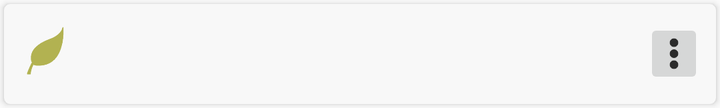
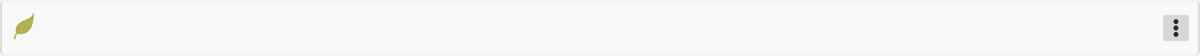

Compare how this app lays out the same screen by default and in its alternative resource folder. The renders come first, then the two layout files and the values they reference.
<!-- AndroidManifest.xml: application theme AppTheme -->
<!-- res/layout/wordcard.xml -->
<?xml version="1.0" encoding="utf-8"?>
<android.support.v7.widget.CardView
    xmlns:android="http://schemas.android.com/apk/res/android"
    xmlns:card_view="http://schemas.android.com/apk/res-auto"
    xmlns:app="http://schemas.android.com/apk/res-auto"
    android:layout_width="match_parent"
    android:layout_height="wrap_content"
    android:id="@+id/wordCV"
    android:layout_margin="2dp"
    card_view:cardBackgroundColor="@color/cardviewItem"
    card_view:cardCornerRadius="3dp"
    card_view:cardElevation="2dp"
    card_view:contentPadding="6dp"
    android:foreground="?android:attr/selectableItemBackground"
    android:clickable="true"
    >

    <RelativeLayout
        android:layout_width="match_parent"
        android:layout_height="match_parent">
        <ImageView
            android:id="@+id/img"
            android:src="@drawable/ic_green2"
            android:layout_width="30dp"
            android:layout_height="35dp" />

        <RelativeLayout
            android:layout_width="match_parent"
            android:layout_height="wrap_content"
            android:layout_toRightOf="@+id/img"
            android:layout_centerVertical="true"
            android:id="@+id/rl1">

            <TextView
                android:layout_width="match_parent"
                android:layout_height="wrap_content"
                android:textSize="20sp"
                android:maxLines="1"
                android:id="@+id/wordValue"
                android:textColor="@color/darkFore1"
                />

            <TextView
                android:layout_width="match_parent"
                android:layout_height="wrap_content"
                android:textSize="8sp"
                android:maxLines="1"
                android:id="@+id/sourceListName"
                android:layout_below="@id/wordValue"
                android:textColor="@color/darkFore2"
                />


        </RelativeLayout>

        <ImageButton
            android:id="@+id/moreBtn"
            android:padding="4dp"
            android:src="@drawable/more"
            android:scaleType="fitCenter"
            android:layout_alignParentEnd="true"
            android:layout_centerInParent="true"
            android:layout_width="30dp"
            android:layout_height="35dp"
            android:tint="@color/darkFore1"
            />

    </RelativeLayout>

</android.support.v7.widget.CardView>
<!-- resources referenced by this layout -->
<resources>
  <color name="cardviewItem">#f8f8f8</color>
  <color name="darkFore1">#2B2B2B</color>
  <color name="darkFore2">#323232</color>
  <!-- drawable ic_green2: png bitmap (drawable, 2157 bytes) -->
  <!-- drawable more: png bitmap (drawable, 825 bytes) -->
  <style name="AppTheme" parent="Theme.AppCompat.Light.DarkActionBar">
          <item name="android:textColorSecondary">@color/darkFore4</item>
          <item name="android:textColorPrimary">@color/darkFore1</item>
          <item name="android:textColor">@color/darkFore1</item>
          <item name="android:titleTextStyle">@color/darkFore1</item>
          <item name="android:itemBackground">@color/darkBack1</item>
          <item name="colorPrimary">@color/colorPrimary</item>
          <item name="colorPrimaryDark">@color/colorPrimaryDark</item>
          <item name="colorAccent">@color/colorAccent</item>
          <item name="actionBarTheme">@color/darkFore1</item>
          <item name="android:textColorHint">@color/hintColor</item>
          <item name="android:popupMenuStyle">@color/darkBack1</item>
          <item name="colorControlHighlight">@color/ripple</item>
          <item name="android:scrollbarThumbVertical">@android:color/darker_gray</item>
          <item name="android:scrollbarSize">4dp</item>
          <item name="android:actionButtonStyle">@style/myActionButtonStyle</item>
          <item name="actionButtonStyle">@style/myActionButtonStyle</item>
      </style>
  <color name="darkFore4">#BDCBDA</color>
  <color name="darkBack1">#E3DAC9</color>
  <color name="colorPrimary">#003700</color>
  <color name="colorPrimaryDark">#002000</color>
  <color name="colorAccent">#002800</color>
  <color name="hintColor">#5A6877</color>
  <color name="ripple">#65808080</color>
  <style name="myActionButtonStyle" parent="Widget.AppCompat.ActionButton">
          <item name="android:minWidth">10dp</item>
          <item name="android:maxWidth">50dp</item>
          <item name="android:paddingStart">@dimen/action_button_padding</item>
          <item name="android:paddingEnd">@dimen/action_button_padding</item>
      </style>
  <dimen name="action_button_padding">6dp</dimen>
</resources>
<!-- res/layout-xlarge/wordcard.xml (the repository's variant of the layout above) -->
<!-- drawn on a large tablet held sideways -->
<?xml version="1.0" encoding="utf-8"?>
<android.support.v7.widget.CardView
    xmlns:android="http://schemas.android.com/apk/res/android"
    xmlns:card_view="http://schemas.android.com/apk/res-auto"
    xmlns:app="http://schemas.android.com/apk/res-auto"
    android:layout_width="match_parent"
    android:layout_height="wrap_content"
    android:id="@+id/wordCV"
    android:layout_margin="2dp"
    card_view:cardBackgroundColor="@color/cardviewItem"
    card_view:cardCornerRadius="3dp"
    card_view:cardElevation="2dp"
    card_view:contentPadding="6dp"
    android:foreground="?android:attr/selectableItemBackground"
    android:clickable="true"
    >

    <RelativeLayout
        android:layout_width="match_parent"
        android:layout_height="match_parent">
        <ImageView
            android:id="@+id/img"
            android:src="@drawable/ic_green2"
            android:layout_width="35dp"
            android:layout_height="40dp" />

        <RelativeLayout
            android:layout_width="match_parent"
            android:layout_height="wrap_content"
            android:layout_toRightOf="@+id/img"
            android:layout_centerVertical="true"
            android:id="@+id/rl1">

            <TextView
                android:layout_width="match_parent"
                android:layout_height="wrap_content"
                android:textSize="24sp"
                android:maxLines="1"
                android:id="@+id/wordValue"
                android:textColor="@color/darkFore1"
                />

            <TextView
                android:layout_width="match_parent"
                android:layout_height="wrap_content"
                android:textSize="8sp"
                android:maxLines="1"
                android:id="@+id/sourceListName"
                android:layout_below="@id/wordValue"
                android:textColor="@color/darkFore2"
                />


        </RelativeLayout>

        <android.support.v7.widget.AppCompatImageButton
            android:id="@+id/moreBtn"
            android:padding="4dp"
            android:src="@drawable/more"
            android:scaleType="fitCenter"
            android:layout_alignParentEnd="true"
            android:layout_centerInParent="true"
            android:layout_width="35dp"
            android:layout_height="40dp"
            android:tint="@color/darkFore1"
            />

    </RelativeLayout>

</android.support.v7.widget.CardView>
<!-- resources referenced by the variant -->
<!-- as a large tablet held sideways resolves them -->
<resources>
  <color name="cardviewItem">#f8f8f8</color>
  <color name="darkFore1">#2B2B2B</color>
  <color name="darkFore2">#323232</color>
  <!-- drawable ic_green2: png bitmap (drawable, 2157 bytes) -->
  <!-- drawable more: png bitmap (drawable, 825 bytes) -->
  <style name="AppTheme" parent="Theme.AppCompat.Light.DarkActionBar">
          <item name="android:textColorSecondary">@color/darkFore4</item>
          <item name="android:textColorPrimary">@color/darkFore1</item>
          <item name="android:textColor">@color/darkFore1</item>
          <item name="android:titleTextStyle">@color/darkFore1</item>
          <item name="android:itemBackground">@color/darkBack1</item>
          <item name="colorPrimary">@color/colorPrimary</item>
          <item name="colorPrimaryDark">@color/colorPrimaryDark</item>
          <item name="colorAccent">@color/colorAccent</item>
          <item name="actionBarTheme">@color/darkFore1</item>
          <item name="android:textColorHint">@color/hintColor</item>
          <item name="android:popupMenuStyle">@color/darkBack1</item>
          <item name="colorControlHighlight">@color/ripple</item>
          <item name="android:scrollbarThumbVertical">@android:color/darker_gray</item>
          <item name="android:scrollbarSize">4dp</item>
          <item name="android:actionButtonStyle">@style/myActionButtonStyle</item>
          <item name="actionButtonStyle">@style/myActionButtonStyle</item>
      </style>
  <color name="darkFore4">#BDCBDA</color>
  <color name="darkBack1">#E3DAC9</color>
  <color name="colorPrimary">#003700</color>
  <color name="colorPrimaryDark">#002000</color>
  <color name="colorAccent">#002800</color>
  <color name="hintColor">#5A6877</color>
  <color name="ripple">#65808080</color>
  <style name="myActionButtonStyle" parent="Widget.AppCompat.ActionButton">
          <item name="android:minWidth">10dp</item>
          <item name="android:maxWidth">50dp</item>
          <item name="android:paddingStart">@dimen/action_button_padding</item>
          <item name="android:paddingEnd">@dimen/action_button_padding</item>
      </style>
  <!-- from res/values-xlarge/ -->
  <dimen name="action_button_padding">10dp</dimen>
</resources>
